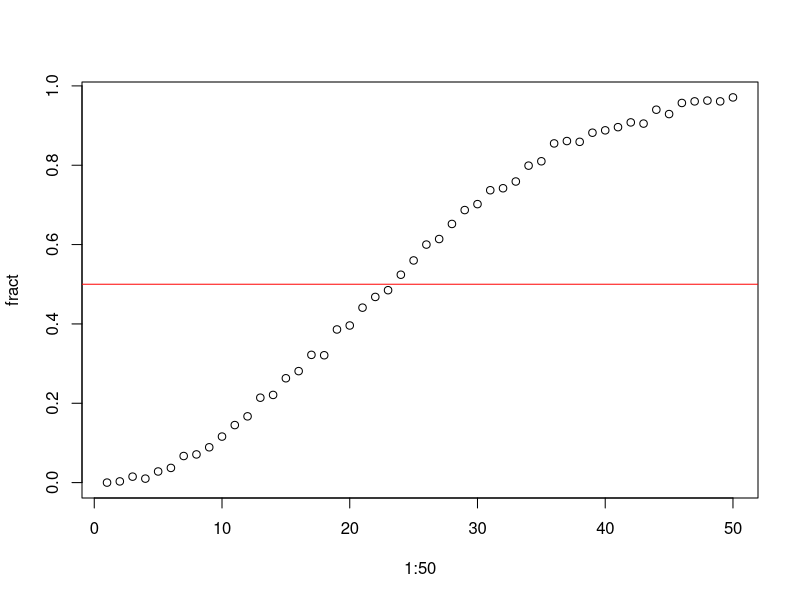
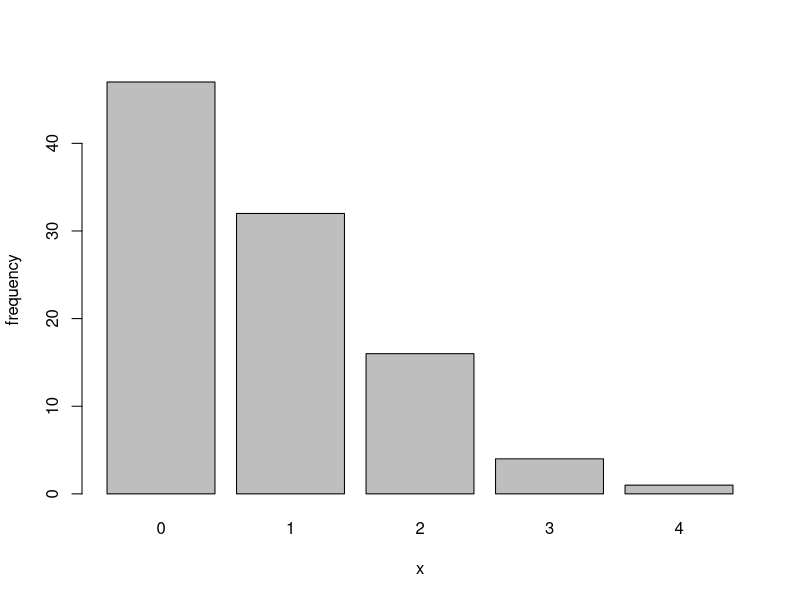
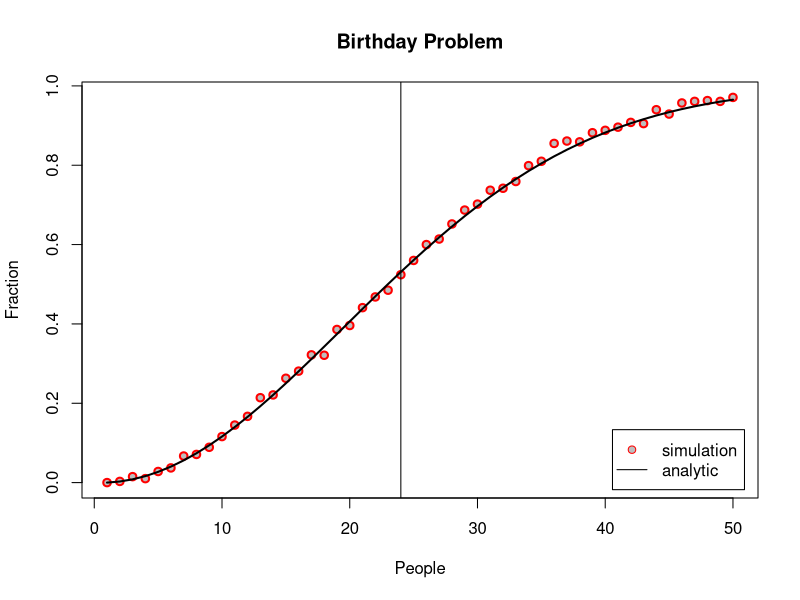

R code for these plots, in order:
## ---- chunk 1
n=40
B=sample(1:365, n, replace=TRUE)  # sample n birthdays
## ---- chunk 2
B
dups=duplicated(B) # What sort of object is dups?
anyDuplicated(B)   # What does this function return? When is it zero?
## ---- chunk 3
days=365
m=1000
B=sample(days, m*n, replace=TRUE) # mxn birthdays
dim(B)=c(m,n)                     # Birthday matrix: m parties x n participants
x=apply(B,1,anyDuplicated)        # apply anyDuplicated() function to each row (1) of B
fract=sum(x>0)/m                  # fraction of m parties with duplicates 
fract
## ---- chunk 4
myFract <- function (n,m=1000,days=365) {
  B=sample(days, m*n, replace=TRUE)  # sample n*m birthdays
  dim(B)=c(m,n)                      # convert to matrix
  x=apply(B,1,anyDuplicated)         # return first duplicated index or zero if none
  fract=sum(x>0)/m                   # fraction of entries in x bigger than zeros
  return(fract)
}
## ---- chunk 5
myFract(40)
myFract(40,m=100)
## ---- chunk 6
fract=vector("numeric",50)
for (n in 1:50) { fract[n]=myFract(n) }

plot(1:50, fract)

#customized & beautified
#plot(1:50, fract, main="Birthday Problem: numerical simulation", xlab="People", ylab="Fraction", type="o", col="red", pch=21, bg="grey",lwd=2)

abline(h=0.5, col="red")
## ---- chunk 7
m=100
n=24
p=1/365
x=rbinom(m,size=n*(n-1)/2, prob=p) # generate m random numbers = number of successes

#  distribution of number of successes
table(x)
barplot(table(x), xlab="x", ylab="frequency") 
## ---- chunk 8
# same using dbinom() --> Pr[X=m] ?dbinom

# m = 0
dbinom(0, size=n*(n-1)/2, prob=p)

# m=0:10
dbinom(0:10, size=n*(n-1)/2, prob=p)  # density function P[X=x]

pbinom(0:10, size=n*(n-1)/2, prob=p)  # cummulative distribution function Pr[X<=x]

# probability of no success (X=0) as function of size
dbinom(0, size=300:350, prob=p)

n = 1:50
N = n*(n-1)/2           # N is a vector!!!
fa = 1 - dbinom(0,N,p)  # probability of success: 1-P[X=0]
# fa = pbinom(0,N,p, lower.tail=FALSE)  # P[X>0]

plot(n, fract, main="Birthday Problem", xlab="People", ylab="Fraction", col="red", pch=21, bg="grey",lwd=2) # as before
points(n, fa, type="l", lwd=2)      # analytically using dbinom
#?points
legend("bottomright",inset=0.02, legend=c("simulation", "analytic"), 
       pch=c(21,NA), pt.bg=c("grey",NA), lty=c(NA,1), col=c("red","black"))
abline(v=24)
